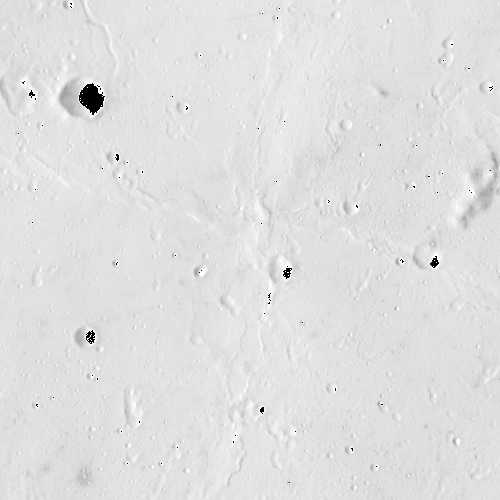
#> input picture images/lunar_image_1.tiff, 500 x 500 px, given in place of WAC_ROI_NEARSIDE_DAWN_E300S0450_100M.tiff, which was not available
$ python load_image.py
#> lines starting #> are read from the running program, lines starting #| are printed output that depends on the picture
"""
Samara Holmes
Spring 2025

Program to load tiff file for Lunar dataset, and show the random crop image in a plot
"""
from PIL import Image
import matplotlib.pyplot as plt
from skimage import io, filters
import numpy as np
import random

def load_tiff(file_path):
    """
    Function to load the tiff image
    """
    # Load the TIFF file
    img = io.imread(file_path)
#> img is the input picture: shape (500, 500); min 0, max 255, mean 223.6
    print(f"Image shape: {img.shape}")
#| Image shape: (500, 500)

    if len(img.shape) == 3 and img.shape[0] > 1:
        if img.shape[0] == 6:
            img = np.mean(img[:3], axis=0)
        elif img.shape[0] > 3:
            img = np.mean(img, axis=0)
        else:
            img = rgb2gray(np.moveaxis(img, 0, -1))
    elif len(img.shape) > 2:
        img = rgb2gray(img)
    return img

def show_img(img):
    """
    Function to show the image using matplotlib
    """
    # Display the smoothed image
    # Normalize image values if needed
    if np.max(img) > 1:
        img = img / np.max(img)

    # Apply a Gaussian filter to smooth the image
    smoothed_image = filters.gaussian(img, sigma=2)

    plt.figure(figsize=(6, 6))
    plt.imshow(img, cmap='gray')
    plt.title("Crop")
    plt.axis('off')
    plt.show()

def save_img(img, output_path):
    """
    Save image to a file
    """
    image_to_save = (img * 255).astype(np.uint8)  # Scale to 8-bit values
    Image.fromarray(image_to_save).save(output_path)
    print("Image saved")

def get_image_crop(img, size):
    # Define crop size
    crop_height, crop_width = size, size

    # Generate a random top-left corner for cropping
    start_x = random.randint(0, img.shape[1] - crop_width)
    start_y = random.randint(0, img.shape[0] - crop_height)

    # Extract the crop
    crop = img[start_y:start_y + crop_height, start_x:start_x + crop_width]

    return crop


if __name__ == "__main__":
    # Init vars
    # image_path = "C:\\Users\\samar\\Desktop\\Pattern Recogn & Comp Vision\\Pattern Recogn Repo\\Lunar_Mapping\\data\\Lunar_Clementine_NIR_cal_empcor_500m.tif"
    image_path = "C:\\Users\\samar\\Desktop\\Pattern Recogn & Comp Vision\\Pattern Recogn Repo\\Lunar_Mapping\\data\\WAC_ROI_NEARSIDE_DAWN_E300S0450_100M.tiff"
    # image_path = "C:\\Users\\samar\\Desktop\\Pattern Recogn & Comp Vision\\Pattern Recogn Repo\\Lunar_Mapping\\data\\WAC_CSHADE_E300S0450_100M_GRID.tiff"

    # Load the TIFF
    full_img = load_tiff(image_path)

    # Code to get just one test image
    # --------------------------------------------
    # img_crop = get_image_crop(full_img, 500)

    # show_img(img_crop)

    # save_img(img_crop, "images/test_image.tiff")
    # --------------------------------------------

    # Code to generate 20 random crops
    # --------------------------------------------
    for i in range(20):  # Loop to generate 20 random crops
        img_crop = get_image_crop(full_img, 500)

        # Show the crop
        # show_img(img_crop)

        # Save the crop to a file with a unique name
        save_img(img_crop, f"images/lunar_image_{i+1}.tiff")
#> this loop made 20 passes
#> pass 1, in save_img, `image_to_save = (img * 255).astype(np.uint8)`:
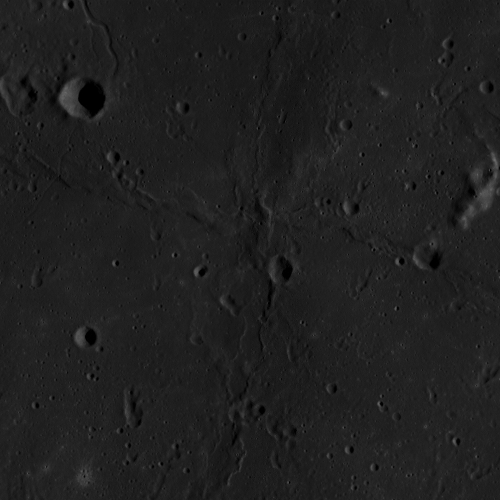
#> image_to_save: shape (500, 500); min 0, max 105, mean 31.5
    # --------------------------------------------

$ run again, on images/lunar_image_13.tiff
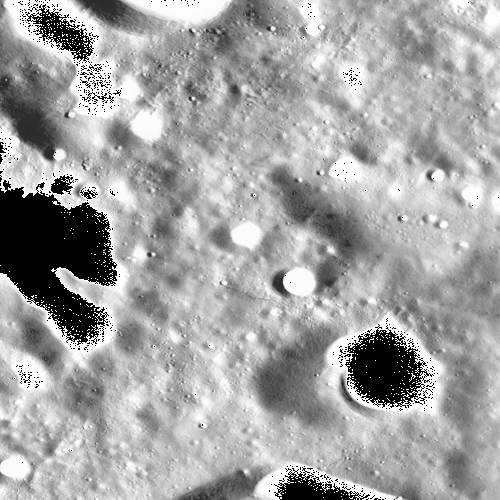
#> input picture images/lunar_image_13.tiff, 500 x 500 px, given in place of WAC_ROI_NEARSIDE_DAWN_E300S0450_100M.tiff, which was not available
#> in load_tiff, img is the input picture: shape (500, 500); min 0, max 255, mean 163.9
#| Image shape: (500, 500)
#> the loop `for i in range(20):` made 20 passes
#> pass 1, in save_img, `image_to_save = (img * 255).astype(np.uint8)`:
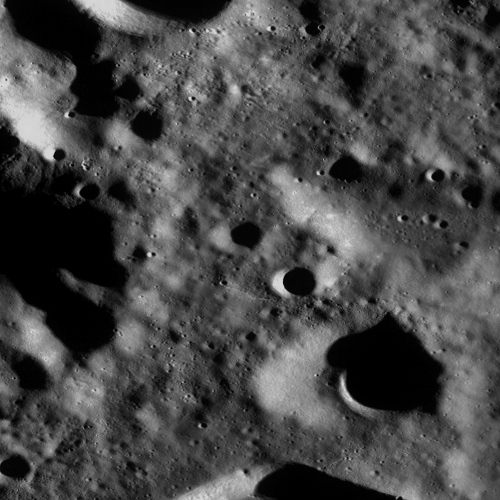
#> image_to_save: shape (500, 500); min 0, max 217, mean 71.9

$ run again, on images/lunar_image_14.tiff
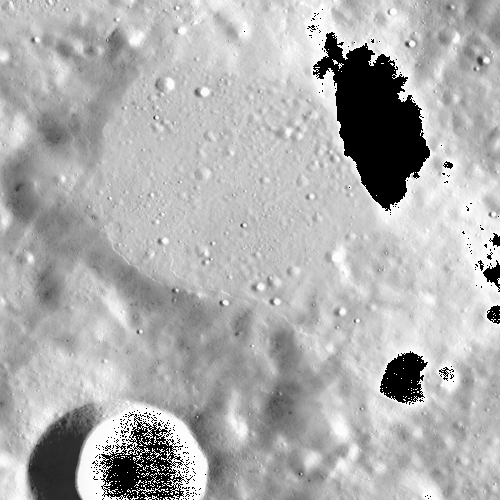
#> input picture images/lunar_image_14.tiff, 500 x 500 px, given in place of WAC_ROI_NEARSIDE_DAWN_E300S0450_100M.tiff, which was not available
#> in load_tiff, img is the input picture: shape (500, 500); min 0, max 255, mean 174.6
#| Image shape: (500, 500)
#> the loop `for i in range(20):` made 20 passes
#> pass 1, in save_img, `image_to_save = (img * 255).astype(np.uint8)`:
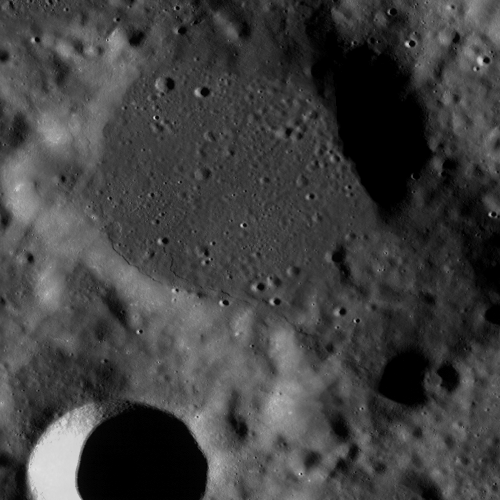
#> image_to_save: shape (500, 500); min 0, max 227, mean 64.1

$ run again, on images/lunar_image_15.tiff
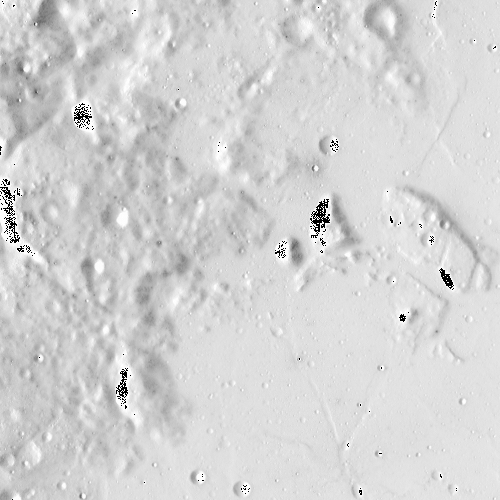
#> input picture images/lunar_image_15.tiff, 500 x 500 px, given in place of WAC_ROI_NEARSIDE_DAWN_E300S0450_100M.tiff, which was not available
#> in load_tiff, img is the input picture: shape (500, 500); min 0, max 255, mean 211.1
#| Image shape: (500, 500)
#> the loop `for i in range(20):` made 20 passes
#> pass 1, in save_img, `image_to_save = (img * 255).astype(np.uint8)`:
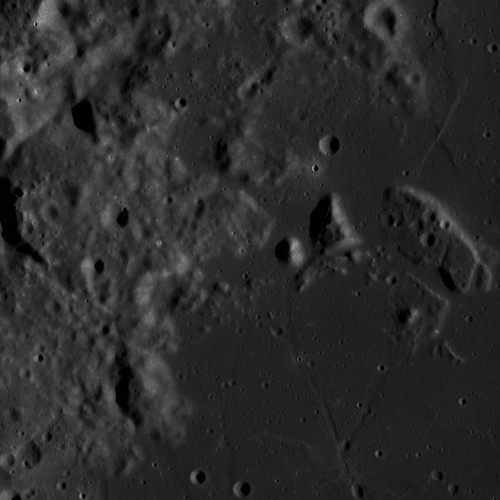
#> image_to_save: shape (500, 500); min 0, max 197, mean 43.4
